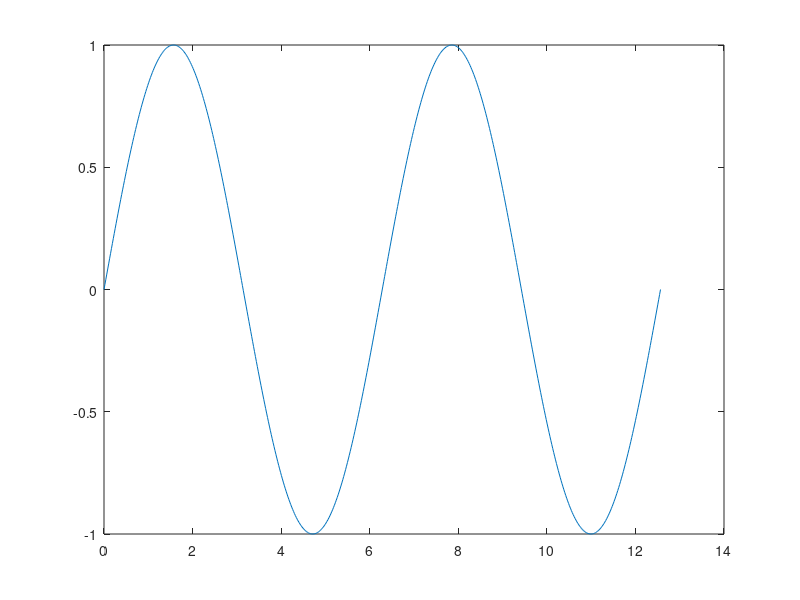

Recreate this plot in MATLAB. (Note: this script raises an error after producing the figure.)
function h = demo_datatip

    %// basic sample curve
    npts = 600 ;
    x = linspace(0,4*pi,npts) ;
    y = sin(x) ;

    %// plot
    h.fig = figure ;
    h.ax = axes ;
    h.plot = plot(x,y) ;

    %// simulate some event times
    time_events = x([25 265 442]) ; %// events type 1 at index 25, 265 and 422

    %// define the target line for the new datatip
    hTarget = handle(h.plot);

    %// Add the datatip array
    h.dtip = add_datatips( time_events , hTarget ) ;


function hdtip = add_datatips( evt_times , hTarget )
    %// retrieve the datacursor manager
    cursorMode = datacursormode(gcf);
    set(cursorMode, 'UpdateFcn',@customDatatipFunction, 'NewDataCursorOnClick',false);

    xdata = get(hTarget,'XData') ;
    ydata = get(hTarget,'YData') ;

    %// add the datatip for each event
    for idt = 1:numel(evt_times)
        hdtip(idt) = cursorMode.createDatatip(hTarget) ;
        set(hdtip(idt), 'MarkerSize',5, 'MarkerFaceColor','none', ...
                  'MarkerEdgeColor','r', 'Marker','o', 'HitTest','off');

        %// move it into the right place
        idx = find( xdata == evt_times(idt) ) ;%// find the index of the corresponding time
        pos = [xdata(idx) , ydata(idx) ,1 ];
        update(hdtip(idt), pos);
    end

function output_txt = customDatatipFunction(~,evt)
    pos = get(evt,'Position');
    idx = get(evt,'DataIndex');
    output_txt = { ...
        '*** !! Event !! ***' , ...
        ['at Time : '  num2str(pos(1),4)] ...
        ['Value: '   , num2str(pos(2),8)] ...
        ['Data index: ',num2str(idx)] ...
                };
            
            